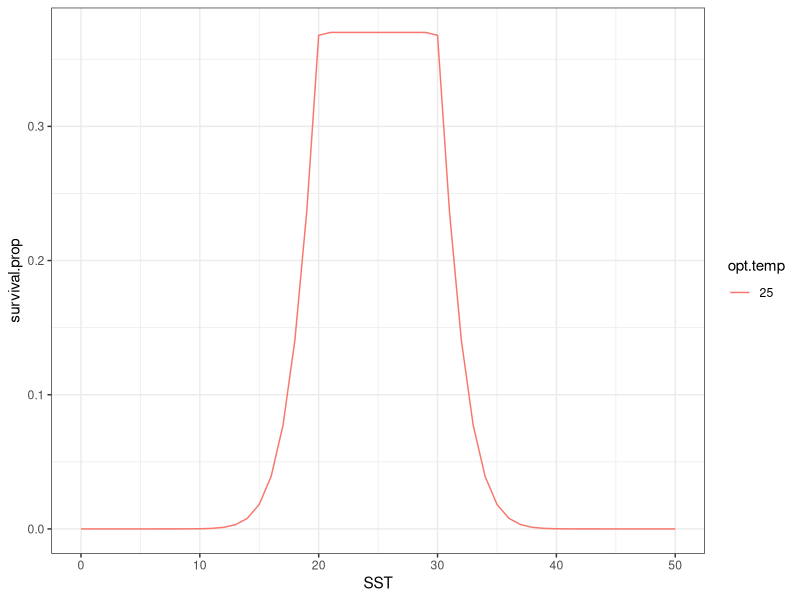

Write the R code that produced this figure. (Note: this script raises an error after producing the figure.)
library(ggplot2)
library(tidyverse)


# Model Parameter set up --------------------------------------------------

SST = seq(0, 50) #sea surface temperatures to model

opt.temp = 25 # optimal temperature ranges

temp.range = 5 # thermal performance range, w


# Mortality Function ------------------------------------------------------

calc_mortality <- function(SST, opt.temp, temp.range) {
  nat.m = 1 - exp((-(SST - opt.temp)^2)/(temp.range^2)) # temperature based mortality function from Walsworth et al.
  return(1 - nat.m)
}


# Simulate Mortality Rates Function -----------------------------------------------

simulate_mortality <- function(SST, opt.temp, temp.range) {
  results = matrix(NaN, nrow = length(SST), ncol = 1) #empty matrix to hold results
  
  
  for (i in 1:length(SST)) {
    for (j in 1:length(opt.temp)) {
      
      mort = calc_mortality(SST[i], opt.temp, temp.range)
      results[i][j] = mort
    }
  }
  
  results_plot = as.data.frame(results) %>% 
    rename(survival = V1) %>%
    mutate(survival.prop = case_when(
      survival > .37 ~ .37,
      survival < .37 ~ survival))
  
  results_plot$SST = SST
  results_plot$opt.temp = opt.temp
  results_plot$range = temp.range
  
  return(results_plot)
}



# Simulate multiple optimal temperatures ----------------------------------

simulation_results = data.frame()

for (k in 1:length(opt.temp)) {
  sub_result = simulate_mortality(SST, opt.temp[k], temp.range)
  simulation_results = bind_rows(sub_result, simulation_results)
}

simulation_results = simulation_results %>% 
  mutate(opt.temp = as.factor(opt.temp))

ggplot(simulation_results, aes(SST, survival.prop, color = opt.temp)) +
  geom_line() +
  theme_bw()


# Simulate multiple range widths ------------------------------------------

opt.temp = 22 # optimal temperature ranges

temp.range = c(2,4,6,8,10) # thermal performance range, w

simulation_results = data.frame()

for (k in 1:length(temp.range)) {
  sub_result = simulate_mortaility(SST, opt.temp, temp.range[k])
  simulation_results = bind_rows(sub_result, simulation_results)
}

simulation_results = simulation_results %>% 
  mutate(range = as.factor(range))

ggplot(simulation_results, aes(SST, survival.prop, color = range)) +
  geom_path() +
  theme_bw() 

